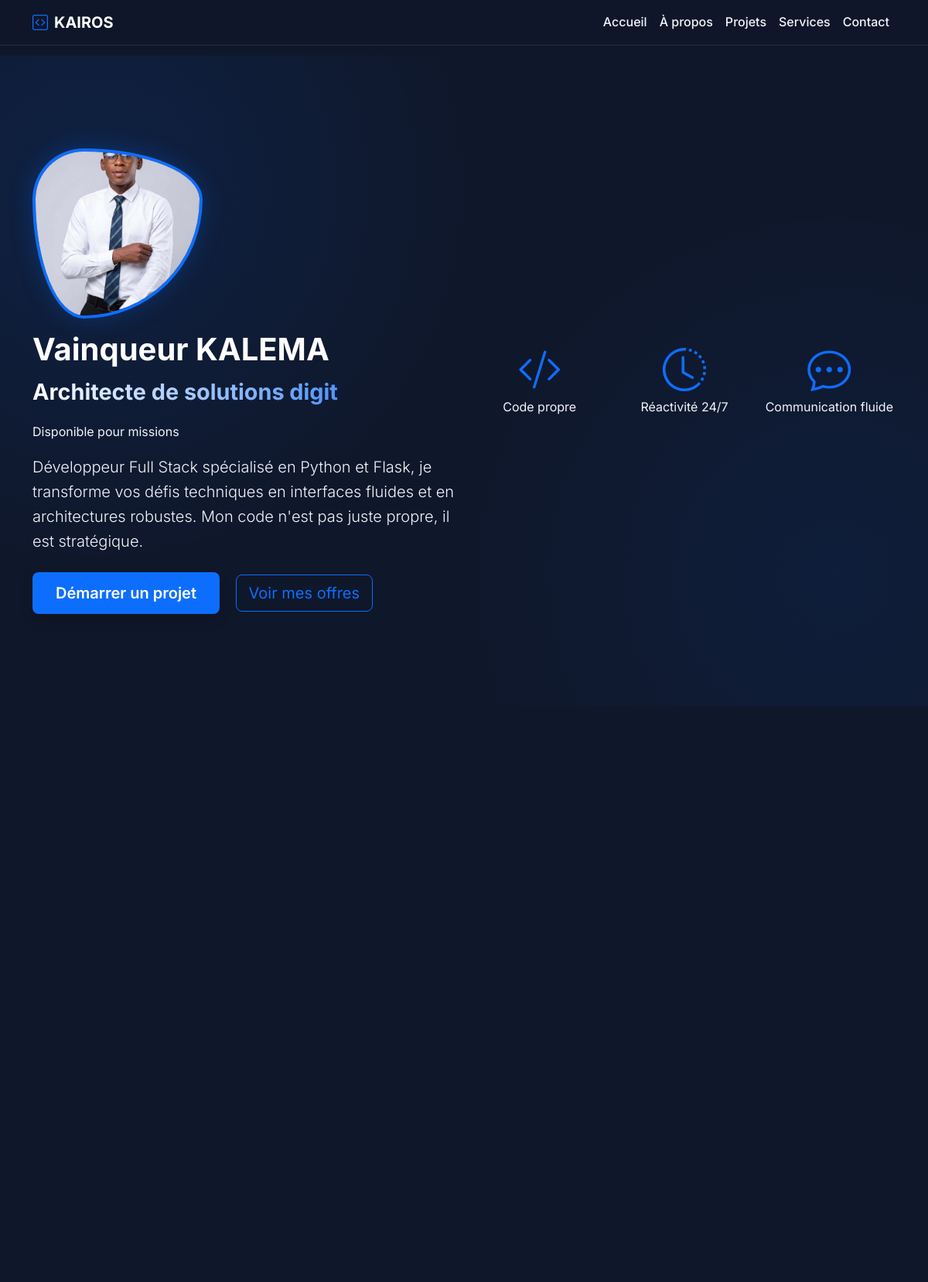
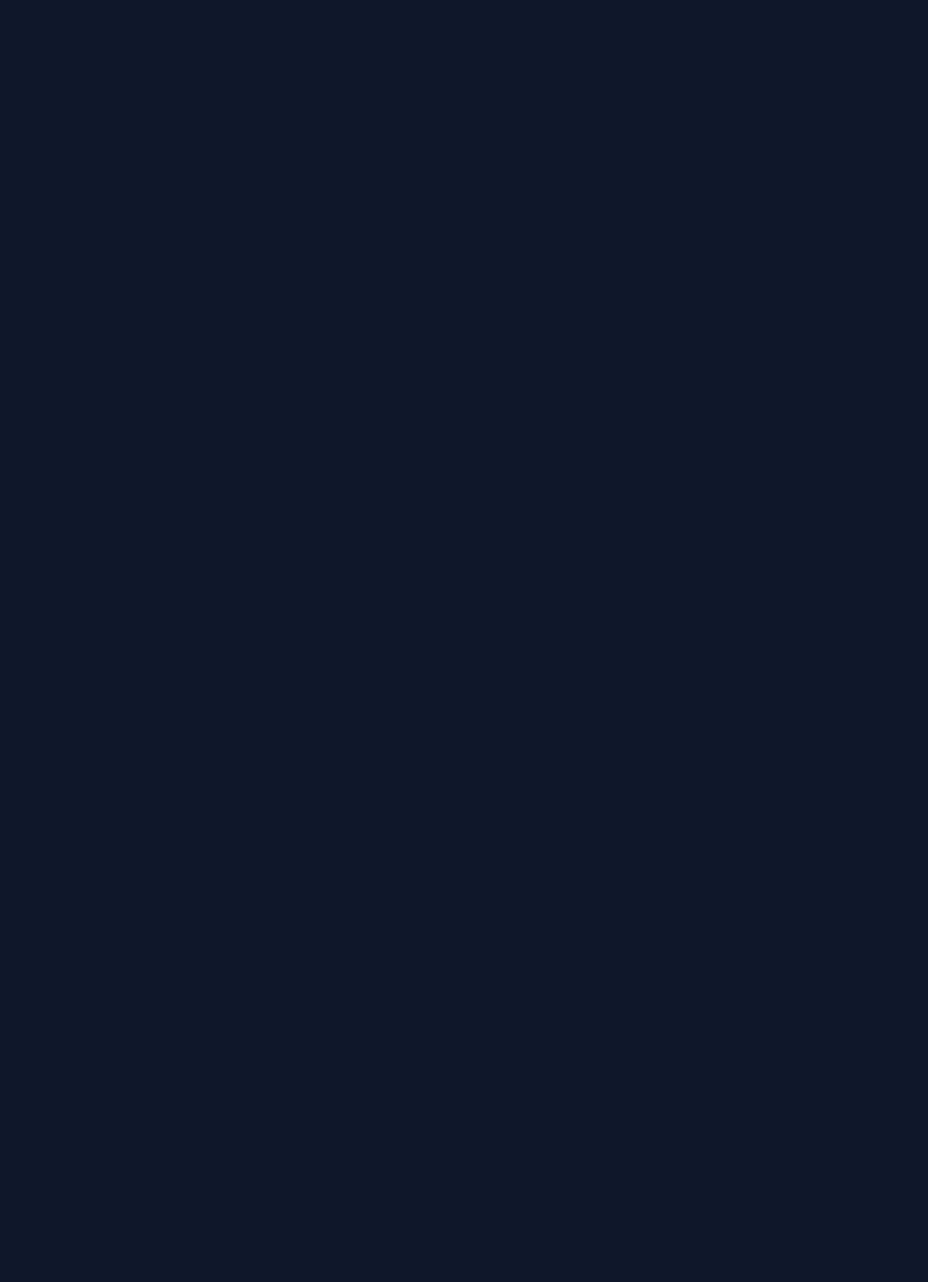
The page / (upper part) on the database its author committed (2 pictures, top to bottom).
### app/models.py (models this page shows)
class Bio(db.Model):
    id = db.Column(db.Integer, primary_key=True, default=1)
    name = db.Column(db.String(100))
    title = db.Column(db.String(200))
    bio_text = db.Column(db.Text, default='Je suis développeur passionné...')
    email = db.Column(db.String(120))
    phone = db.Column(db.String(20))
    location = db.Column(db.String(100))
    availability = db.Column(db.Boolean, default=True)
    avatar = db.Column(db.String(200), default='default-avatar.jpg')
    @classmethod
    def get_singleton(cls):
        bio = cls.query.get(1)
        if not bio:
            bio = cls(id=1)
            db.session.add(bio)
            db.session.commit()
        return bio

### app/main/routes.py (the view)
@bp.route('/')
def index():
    bio = Bio.get_singleton()
    services = Service.query.limit(3).all()
    projects = Project.query.limit(3).all()
    testimonials = Testimonial.query.limit(3).all()
    skills = Skill.query.all()
    stats = Stat.query.all()
    benefits = Benefit.query.all()
    return render_template('index.html',
                           bio=bio,
                           services=services,
                           projects=projects,
                           testimonials=testimonials,
                           skills=skills,
                           stats=stats,
                           benefits=benefits)

### app/models.py (called while the page is built)
    @classmethod
    def is_maintenance(cls):
        try:
            config = cls.query.filter_by(key='maintenance_mode').first()
            if config:
                return config.value
            return False
        except Exception:
            return False

### app/utils.py (called while the page is built)
def log_visit(endpoint):
    visit = VisitLog(
        page=request.path,
        ip=request.remote_addr,
        user_agent=request.headers.get('User-Agent')
    )
    db.session.add(visit)
    db.session.commit()

### app/templates/index.html (shortened to what this page needs)
{% extends 'base.html' %}
{% block content %}
<section class="hero">
    <div class="container">
        <div class="row align-items-center">
            <div class="col-md-6 text-center text-md-start">
                <div class="avatar-container mb-3">
                    <img src="{{ url_for('static', filename='uploads/' + bio.avatar) if bio.avatar else url_for('static', filename='images/avatar.jpg') }}" alt="Photo" class="avatar">
                </div>
                <h1>{{ bio.name }}</h1>
                <div class="typing-text mb-3"></div>
                <div class="mb-3">
                    {% if bio.availability %}
                         Disponible pour missions
                    {% else %}
                        <span class="availability"></span> Indisponible
                    {% endif %}
                </div>
                <p class="lead">{{ bio.bio_text }}</p>
                <div class="mt-4">
                    <a href="{{ url_for('main.whatsapp_redirect') }}" target="_blank" class="btn btn-primary btn-lg me-3 shadow">Démarrer un projet</a>
                    <a href="{{ url_for('main.services') }}" class="btn btn-outline-primary btn-lg">Voir mes offres</a>
                </div>
            </div>
            <div class="col-md-6">
                <div class="row g-3 mt-4 mt-md-0">
                    <div class="col-4 text-center">
                        <i class="bi bi-code-slash display-4 text-primary"></i>
                        <p>Code propre</p>
                    </div>
                    <div class="col-4 text-center">
                        <i class="bi bi-clock-history display-4 text-primary"></i>
                        <p>Réactivité 24/7</p>
                    </div>
                    <div class="col-4 text-center">
                        <i class="bi bi-chat-dots display-4 text-primary"></i>
                        <p>Communication fluide</p>
                    </div>
                </div>
            </div>
        </div>
    </div>
</section>
        {% set grouped = {} %}
        {% for skill in skills %}
            {% set category = skill.category %}
            {% if category not in grouped %}
                {% set _ = grouped.update({category: []}) %}
            {% endif %}
            {% set _ = grouped[category].append(skill) %}
        {% endfor %}
{% endblock %}

### app/static/css/style.css (style rules this page uses)
:root { --primary: #0d6efd; --primary-glow: rgba(13, 110, 253, 0.25); --dark-bg: #0f172a; --card-bg: rgba(255, 255, 255, 0.03); --border-color: rgba(255, 255, 255, 0.1); --text-main: #f1f5f9; --text-muted: #94a3b8; --success: #10b981; }
body { font-family: 'Inter', sans-serif; color: var(--text-main); background-color: var(--dark-bg); overflow-x: hidden; line-height: 1.6; }
p, li, label, span, div:not(.vscode-footer) { color: var(--text-main); }
h1, h2, h3, h4, h5, h6, .h1, .h2, .h3, .h4, .h5, .h6 { color: #ffffff !important; font-weight: 700; }
.hero { background: radial-gradient(circle at 10% 20%, rgba(13, 110, 253, 0.12) 0%, transparent 40%), radial-gradient(circle at 90% 80%, rgba(13, 110, 253, 0.08) 0%, transparent 40%); padding: 120px 0; position: relative; }
.avatar { width: 220px; height: 220px; object-fit: cover; border-radius: 30% 70% 70% 30% / 30% 30% 70% 70%; border: 4px solid var(--primary); box-shadow: 0 0 30px var(--primary-glow); animation: morph 8s ease-in-out infinite; }
.typing-text { font-size: 1.8rem; background: linear-gradient(to right, #fff, var(--primary)); -webkit-background-clip: text; -webkit-text-fill-color: transparent; font-weight: 700; }
.btn-primary { background: var(--primary); border: none; padding: 12px 30px; border-radius: 8px; font-weight: 600; box-shadow: 0 4px 15px var(--primary-glow); }

### rows shown on the page
Bio: avatar (placeholder picture), name "Vainqueur KALEMA", bio_text "Développeur Full Stack spécialisé en Python et Flask, je transforme vos défis techniques en interfaces fluides et en architectures robustes. Mon code n'est pas juste propre, il est stratégique."
